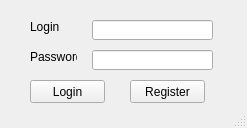
<?xml version="1.0" encoding="UTF-8"?>
<ui version="4.0">
 <class>MainWindow</class>
 <widget class="QMainWindow" name="MainWindow">
  <property name="geometry">
   <rect>
    <x>0</x>
    <y>0</y>
    <width>247</width>
    <height>128</height>
   </rect>
  </property>
  <property name="windowTitle">
   <string>MainWindow</string>
  </property>
  <widget class="QWidget" name="centralwidget">
   <widget class="QLabel" name="label">
    <property name="geometry">
     <rect>
      <x>30</x>
      <y>20</y>
      <width>47</width>
      <height>14</height>
     </rect>
    </property>
    <property name="text">
     <string>Login</string>
    </property>
   </widget>
   <widget class="QLineEdit" name="loginEdit">
    <property name="geometry">
     <rect>
      <x>92</x>
      <y>20</y>
      <width>121</width>
      <height>20</height>
     </rect>
    </property>
   </widget>
   <widget class="QPushButton" name="loginBtn">
    <property name="geometry">
     <rect>
      <x>30</x>
      <y>80</y>
      <width>75</width>
      <height>23</height>
     </rect>
    </property>
    <property name="text">
     <string>Login</string>
    </property>
   </widget>
   <widget class="QLabel" name="label_2">
    <property name="geometry">
     <rect>
      <x>30</x>
      <y>50</y>
      <width>47</width>
      <height>14</height>
     </rect>
    </property>
    <property name="text">
     <string>Password</string>
    </property>
   </widget>
   <widget class="QLineEdit" name="passwdEdit">
    <property name="geometry">
     <rect>
      <x>92</x>
      <y>50</y>
      <width>121</width>
      <height>20</height>
     </rect>
    </property>
   </widget>
   <widget class="QPushButton" name="regButton">
    <property name="geometry">
     <rect>
      <x>130</x>
      <y>80</y>
      <width>75</width>
      <height>23</height>
     </rect>
    </property>
    <property name="text">
     <string>Register</string>
    </property>
   </widget>
  </widget>
  <widget class="QStatusBar" name="statusbar"/>
 </widget>
 <resources/>
 <connections/>
</ui>
